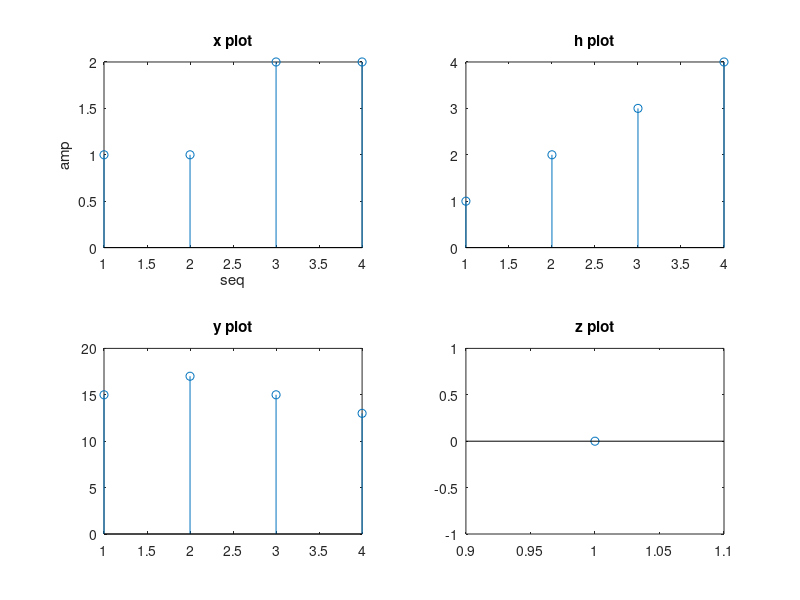

The MATLAB source for this figure:
clc ;
close all;
x=[1,1,2,2];
h=[1,2,3,4];

n1=length(x);
n2=length(h);
n=max(n1,n2);

if(n2>n1)
x=[x,zeros(1,n-n1)];
end
if(n1>n2)
h=[h,zeros(1,n-n2)];
end
y=zeros(1,n);
for m=0:n-1
for p=0:n-1
z=mod(m-p,n);
y(m+1)=y(m+1)+x(p+1)*h(z+1);
end
end
subplot(2,2,1);
stem(x);

xlabel('seq');
ylabel('amp');
title('x plot');
subplot(2,2,2);
stem(h);
title('h plot');
subplot(2,2,3);
stem(y);
title('y plot');
subplot(2,2,4);
stem(z);
title('z plot');
disp(x);
disp(h);
disp(y);
